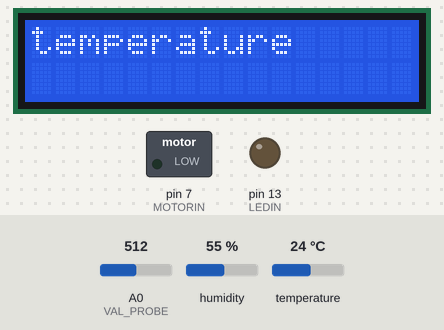
Simulated run of this sketch. Board: Arduino Uno, built with avr-gcc and run on an emulated ATmega328P. On the bench: 16×2 character LCD, switched loads named in the sketch (green lamp = pin HIGH), output pins drawn as LEDs (lit = HIGH). The test bench sets the inputs (shaded band); at power-on: A0 (VAL_PROBE) = 512, humidity 55 %, temperature 24 °C. The modem accepts every AT command (registered, SIM ready, sends succeed) and sends nothing else; what the sketch prints to the serial monitor is not drawn.

Above: at 16.1 s.
At 64.1 s:
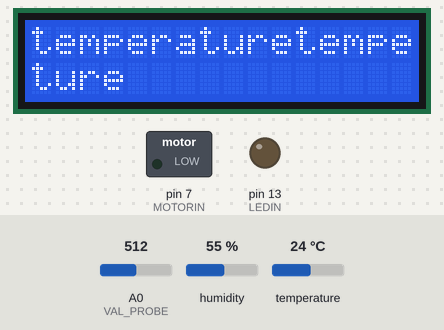
At 96.1 s:
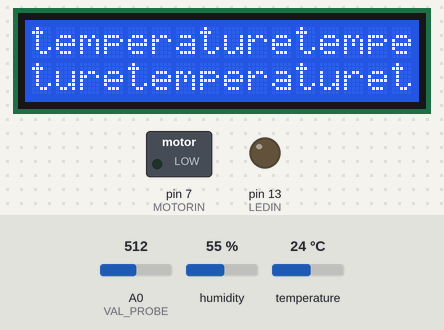
At 128.1 s:
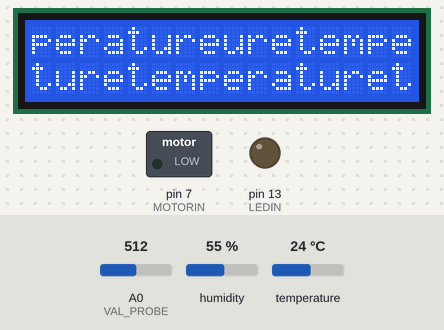
Timing chart, 0 to 129.6 s (numbered marks = the images above):
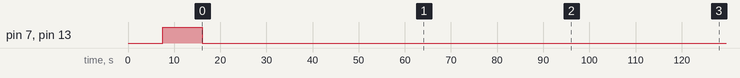

Measured:
- by itself, pin 7 (MOTORIN), pin 13 (LEDIN): LOW → HIGH at 7.6 s, → LOW 8.5 s later
- what the display in image 0 shows lasts 16.0 s, from 16.1 s to 32.1 s
- what the display in image 2 shows lasts 32.0 s, from 96.1 s to 128.1 s

The sketch:

final__1_.ino
```cpp
#include<DHT.h>//DHT Library
#include <SoftwareSerial.h>
#include<LiquidCrystal.h>

#define DHTPIN 5
#define DHTTYPE DHT11
#define LEDIN 13
#define MOTORIN 7
#define RX 2
#define TX 3

LiquidCrystal lcd(12, 11, 6, 4, 0, 1);
const int VAL_PROBE = 0;
const int MOISTURE_LEVEL = 50;
const int TEMPERATURE_LEVEL = 30;
const int HUMIDITY_LEVEL = 50;

DHT dht(DHTPIN,DHTTYPE);
SoftwareSerial espSerial = SoftwareSerial(RX,TX);

float hum,temp,ftemp;
int moisture = -99,moisturep;
long previousMillis = 0;
unsigned long currentMillis = 0;
long interval = 16000;
String apiKey = "QNEG8U8IZ8T2WVGS";
String ssid="COLDSPOT";
String password ="1234567890";
boolean DEBUG=true;


void setup()
{
  lcd.begin(16, 2);
  DEBUG=true;
  bool status;
  Serial.begin(9600);
  espSerial.begin(115200);
  dht.begin();
  Serial.println("Booting up sensors.....");
  delay(500);
  moisture = analogRead(VAL_PROBE);
  Serial.println("Checking connection....");

  if(moisture == -99)
   {
    Serial.println("Error.....Check soil moisture sensor wiring!!!!");
    while(1);
   }

  pinMode(LEDIN, OUTPUT);
  pinMode(MOTORIN, OUTPUT);

  espSerial.println("AT+RST");
  delay(1000);

  espSerial.println("AT+CWMODE=1");
  delay(1000);

  espSerial.println("AT+CWJAP=\""+ssid+"\",\""+password+"\"");
  delay(5000);

   if (DEBUG)
   Serial.println("Setup completed");
}

void LedState(int state)
{
  digitalWrite(13,state);
}

void MotorState(int state)
{
  digitalWrite(7,state);
}

void display()
{
  Serial.print("Moisture = ");
  Serial.print(moisturep);
  Serial.println("%");

  Serial.print("Humidity = ");
  Serial.print(hum);
  Serial.println("%");

  Serial.print("Temperature = ");
  Serial.print(temp);
  Serial.println("deg. C");

  Serial.print("Temperature = ");
  Serial.print(ftemp);
  Serial.println("deg. F");

  Serial.println();
}

void loop()
{
  currentMillis = millis();
  if(currentMillis - previousMillis > interval)
  {
  previousMillis = currentMillis;
  moisture = analogRead(VAL_PROBE);
  moisturep = map(moisture,1023,200,0,100);
  hum = dht.readHumidity();
  temp = dht.readTemperature();
  if (isnan(temp) || isnan(hum))
  {
        if (DEBUG)
        Serial.println("Failed to read from DHT");
      }
      else
      {
  ftemp = temp*9.0/5.0+32;
  lcd.print("temperature");
  display();
  //thingSpeakWrite(temp,hum,moisturep);//
  }
  }

  if(moisturep < MOISTURE_LEVEL && temp > TEMPERATURE_LEVEL && hum < HUMIDITY_LEVEL)
  {
    LedState(HIGH);
    MotorState(HIGH);
  }
  else if (moisturep < MOISTURE_LEVEL && hum < HUMIDITY_LEVEL)
  {
    LedState(HIGH);
    MotorState(HIGH);
  }
  else if(moisturep < MOISTURE_LEVEL && temp > TEMPERATURE_LEVEL)
  {
    LedState(HIGH);
    MotorState(HIGH);
  }
  else if(temp > TEMPERATURE_LEVEL && hum < HUMIDITY_LEVEL)
  {
    LedState(HIGH);
    MotorState(HIGH);
  }
  else
  {
    LedState(LOW);
    MotorState(LOW);
  }
}
```
